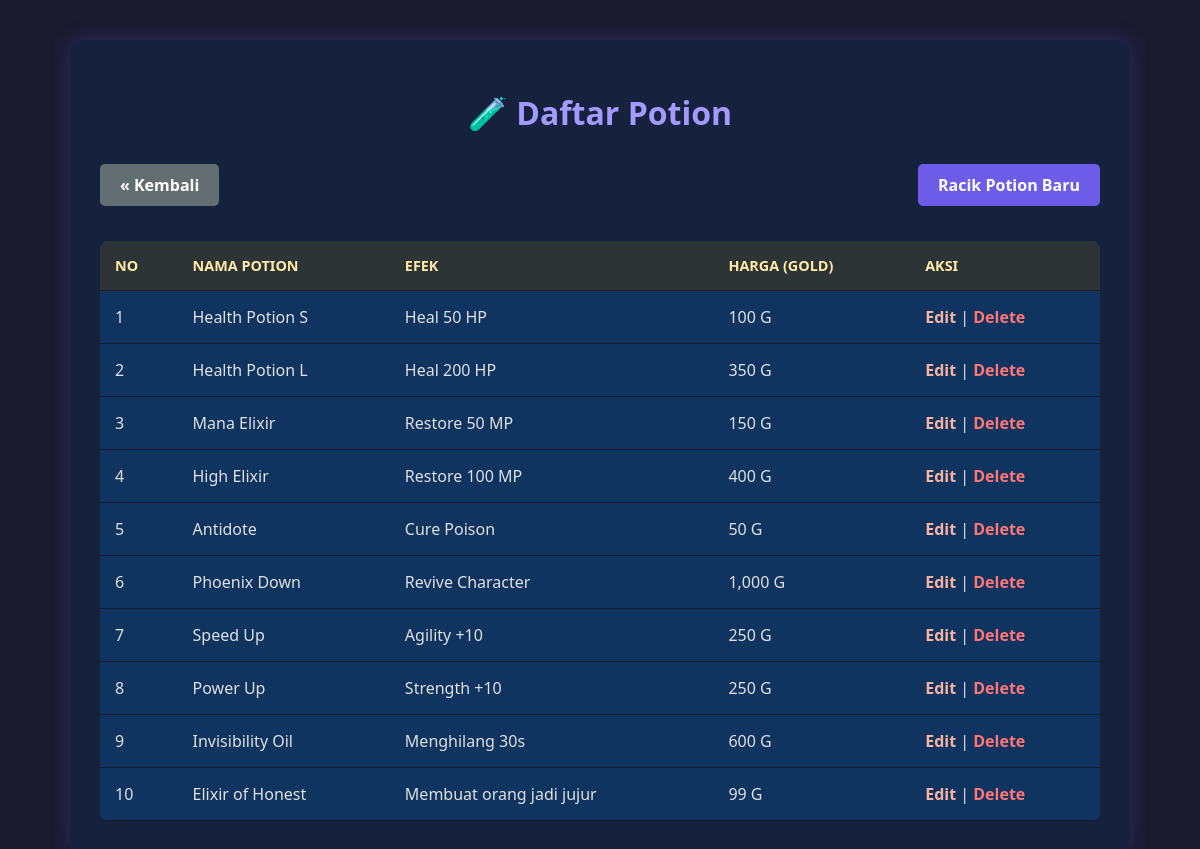
Screenshot of /Project/views/potion_list.php with the database file from the repository.
### tables this page shows
CREATE TABLE `potions` (
  `id` int(11) NOT NULL,
  `nama_potion` varchar(100) NOT NULL,
  `efek` varchar(100) NOT NULL,
  `harga` int(11) NOT NULL
);

### Project/viewmodels/PotionViewModel.php (called while the page is built, shortened)
<?php
require_once '../models/Potion.php';
require_once '../config/Database.php';
class PotionViewModel {
    public $model;
    public function __construct() {
        $database = new Database();
        $this->db = $database->getConnection();
        $this->model = new Potion($this->db);
    }
    public function fetchAll() {
        $stmt = $this->model->read();
        return $stmt->fetchAll(PDO::FETCH_ASSOC);
    }
}
?>

### Project/config/Database.php (called while the page is built, shortened)
<?php
class Database {
    private $host = "localhost";
    private $user = "root";
    private $pass = "";
    private $db_name = "magic_rpg";
    public function getConnection() {
        $this->conn = null;
        try {
            $this->conn = new PDO("mysql:host=" . $this->host . ";dbname=" . $this->db_name, $this->user, $this->pass);
            $this->conn->exec("set names utf8");
        } catch(PDOException $exception) {
            echo "Connection error: " . $exception->getMessage();
        }
        return $this->conn;
    }
}
?>

### Project/models/Potion.php (called while the page is built, shortened)
<?php
class Potion {
    private $conn;
    private $table_name = "potions";
    public function __construct($db) {
        $this->conn = $db;
     }
    public function read() {
        $query = "SELECT * FROM " . $this->table_name . " ORDER BY id ASC";
        $stmt = $this->conn->prepare($query);
        $stmt->execute();
        return $stmt;
    }
}
?>

### Project/views/potion_list.php (the view, shortened to what this page needs)
<?php
require_once '../viewmodels/PotionViewModel.php';
$vm = new PotionViewModel();
$potions = $vm->fetchAll();
?>
<!DOCTYPE html>
<html>
<head>
    <link rel="stylesheet" href="../style.css">
</head>
<body>
    <div class="container">
        <h1>🧪 Daftar Potion</h1>
        <div style="display: flex; justify-content: space-between;">
            <a href="../index.php" class="btn" style="background:#636e72;">&laquo; Kembali</a>
            <a href="potion_form.php" class="btn">Racik Potion Baru</a>
        </div>
        <table>
            <thead>
                <tr>
                    <th>No</th> <th>Nama Potion</th>
                    <th>Efek</th>
                    <th>Harga (Gold)</th>
                    <th>Aksi</th>
                </tr>
            </thead>
            <tbody>
                <?php $no = 1; foreach($potions as $row): ?>
                <tr>
                    <td><?= $no++ ?></td>
                    <td><?= $row['nama_potion'] ?></td>
                    <td><?= $row['efek'] ?></td>
                    <td><?= number_format($row['harga']) ?> G</td>
                    <td>
                        <a href="potion_form.php?id=<?= $row['id'] ?>" style="color: #fab1a0;">Edit</a> |
                        <a href="potion_delete.php?id=<?= $row['id'] ?>" style="color: #ff7675;" onclick="return confirm('Hapus?')">Delete</a>
                    </td>
                </tr>
                <?php endforeach; ?>
            </tbody>
        </table>
    </div>
</body>
</html>

### Project/Style.css (style rules this page uses)
body { font-family: 'Segoe UI', Tahoma, Geneva, Verdana, sans-serif; background-color: #1a1a2e; color: #e0e0e0; margin: 0; padding: 0; display: flex; justify-content: center; min-height: 100vh; }
.container { width: 90%; max-width: 1000px; margin: 40px auto; background-color: #16213e; padding: 30px; border-radius: 12px; box-shadow: 0 0 20px rgba(108, 92, 231, 0.3); }
h1, h2, h3 { color: #a29bfe; text-align: center; margin-bottom: 30px; }
a { text-decoration: none; color: #74b9ff; font-weight: bold; transition: 0.3s; }
.btn { display: inline-block; padding: 10px 20px; background-color: #6c5ce7; color: white; border-radius: 5px; margin-bottom: 15px; }
table { width: 100%; border-collapse: collapse; margin-top: 20px; background-color: #0f3460; overflow: hidden; border-radius: 8px; }
th, td { padding: 15px; text-align: left; border-bottom: 1px solid #1a1a2e; }
th { background-color: #2d3436; color: #ffeaa7; text-transform: uppercase; font-size: 0.9em; }

### rows the page displays
potions: nama_potion "Health Potion S", efek "Heal 50 HP", harga "100"
potions: nama_potion "Health Potion L", efek "Heal 200 HP", harga "350"
potions: nama_potion "Mana Elixir", efek "Restore 50 MP", harga "150"
potions: nama_potion "High Elixir", efek "Restore 100 MP", harga "400"
potions: nama_potion "Antidote", efek "Cure Poison", harga "50"
potions: nama_potion "Phoenix Down", efek "Revive Character", harga "1,000"
potions: nama_potion "Speed Up", efek "Agility +10", harga "250"
potions: nama_potion "Power Up", efek "Strength +10", harga "250"
potions: nama_potion "Invisibility Oil", efek "Menghilang 30s", harga "600"
potions: nama_potion "Elixir of Honest", efek "Membuat orang jadi jujur", harga "99"
